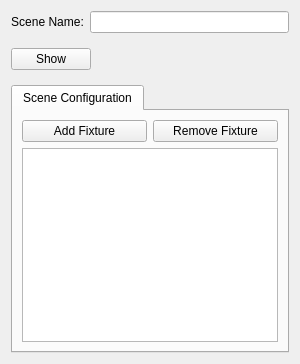
            <widget class="QWidget" name="scene_page">
             <layout class="QGridLayout" name="gridLayout_2">
              <item row="0" column="1">
               <widget class="QLineEdit" name="scene_name_edit"/>
              </item>
              <item row="0" column="0">
               <widget class="QLabel" name="scene_name_label">
                <property name="text">
                 <string>Scene Name:</string>
                </property>
                <property name="alignment">
                 <set>Qt::AlignmentFlag::AlignCenter</set>
                </property>
               </widget>
              </item>
              <item row="2" column="0" colspan="2">
               <widget class="QTabWidget" name="scene_config_tab">
                <property name="currentIndex">
                 <number>0</number>
                </property>
                <widget class="QWidget" name="scene_config_page">
                 <attribute name="title">
                  <string>Scene Configuration</string>
                 </attribute>
                 <layout class="QGridLayout" name="gridLayout_3">
                  <item row="0" column="0">
                   <widget class="QPushButton" name="scene_add_fixture">
                    <property name="text">
                     <string>Add Fixture</string>
                    </property>
                   </widget>
                  </item>
                  <item row="0" column="1">
                   <widget class="QPushButton" name="scene_remove_fixture">
                    <property name="text">
                     <string>Remove Fixture</string>
                    </property>
                   </widget>
                  </item>
                  <item row="1" column="0" colspan="2">
                   <widget class="QListWidget" name="scene_fixture_list"/>
                  </item>
                 </layout>
                </widget>
               </widget>
              </item>
              <item row="1" column="0" colspan="2">
               <widget class="QFrame" name="scene_actions_frame">
                <property name="frameShape">
                 <enum>QFrame::Shape::NoFrame</enum>
                </property>
                <property name="frameShadow">
                 <enum>QFrame::Shadow::Raised</enum>
                </property>
                <layout class="QHBoxLayout" name="horizontalLayout_9">
                 <property name="leftMargin">
                  <number>0</number>
                 </property>
                 <property name="rightMargin">
                  <number>0</number>
                 </property>
                 <item>
                  <widget class="QPushButton" name="scene_show_btn">
                   <property name="text">
                    <string>Show</string>
                   </property>
                   <property name="checkable">
                    <bool>true</bool>
                   </property>
                  </widget>
                 </item>
                 <item>
                  <spacer name="horizontalSpacer_7">
                   <property name="orientation">
                    <enum>Qt::Orientation::Horizontal</enum>
                   </property>
                   <property name="sizeHint" stdset="0">
                    <size>
                     <width>40</width>
                     <height>20</height>
                    </size>
                   </property>
                  </spacer>
                 </item>
                </layout>
               </widget>
              </item>
             </layout>
            </widget>
